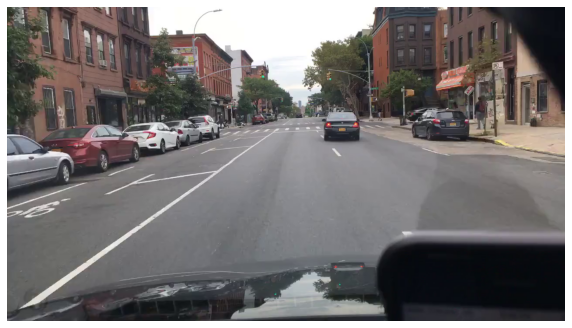
#> input picture test_image.png, 572 x 328 px
$ python draw2.py
#> lines starting #> are read from the running program, lines starting #| are printed output that depends on the picture
### polygon.py
import cv2 as cv
import numpy as np

from shapely.geometry import Polygon

class MyPolygon:
    def __init__(self, vertices, color=(0, 0, 255)):
        self.vertices = vertices
        self.color = color
        self.geometry_polygon = Polygon(vertices)

    def draw_polygon(self, img, alpha=0.6):
        overlay = img.copy() # Create a layer with perimeter

        # Quadrilateral perimeter
        cv.polylines(overlay, [self.vertices], isClosed=True, color=self.color, thickness=3)
        new_img = cv.addWeighted(overlay, alpha, img, 1 - alpha, 0)
        return new_img

    def fill_polygon(self, img, alpha=0.3):
        overlay = img.copy()   # Create a layer with filled area
        # Quadrilateral area
        cv.fillPoly(overlay, pts = [self.vertices], color=self.color)
        new_img = cv.addWeighted(overlay, alpha, img, 1 - alpha, 0)
        return new_img

    def intersection_percentage(self, polygon):
        p1 = self.geometry_polygon
        p2 = polygon.geometry_polygon
        percentage = 100*p1.intersection(p2).area / p1.area
        return percentage

### draw2.py
import cv2 as cv
import numpy as np
from polygon import *

def rescaleFrame(frame, scale = 0.75):

    height = int(frame.shape[0] * scale)
    width = int(frame.shape[1] * scale)

    dimensions = (width, height)

    return cv.resize(frame, dimensions, interpolation=cv.INTER_AREA)


img = cv.imread('test_image.png')
#> img is the input picture: shape (328, 572, 3); mean B, G, R 114.3, 114.4, 118.2


# Vertices of the quadrilateral
vertices1 = np.array([[13, 315],[10, 209],[134, 169],[225, 169]])
vertices2 = np.array([[13+100, 315],[10+100, 209],[134, 169],[225, 169]])

polygon1 = MyPolygon(vertices1,color=(0, 0, 255))
polygon2 = MyPolygon(vertices2,color=(0, 255, 0))

img2 = polygon1.draw_polygon(img)
img2 = polygon1.fill_polygon(img2)
#> in fill_polygon, `cv.fillPoly(overlay, pts = [self.vertices], color=self.color)`:
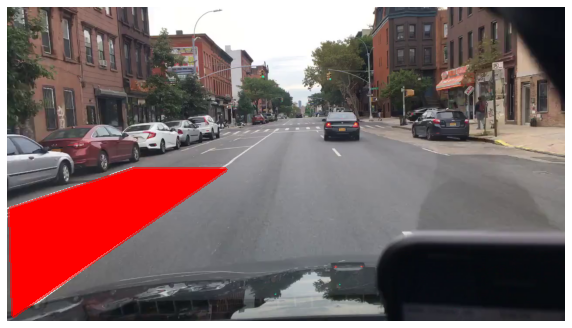
#> overlay: shape (328, 572, 3); mean B, G, R 105, 105, 128.2
#> in fill_polygon, `new_img = cv.addWeighted(overlay, alpha, img, 1 - alpha, 0)`:
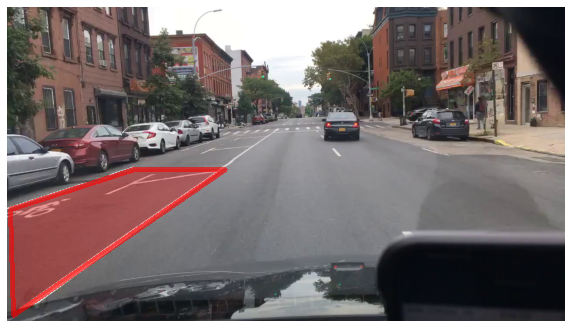
#> new_img: shape (328, 572, 3); mean B, G, R 110.5, 110.6, 121.9
img2 = polygon2.draw_polygon(img2)
img2 = polygon2.fill_polygon(img2)
#> call 2 of fill_polygon, with alpha = 0.3
#> in fill_polygon (call 2), `cv.fillPoly(overlay, pts = [self.vertices], color=self.color)`:
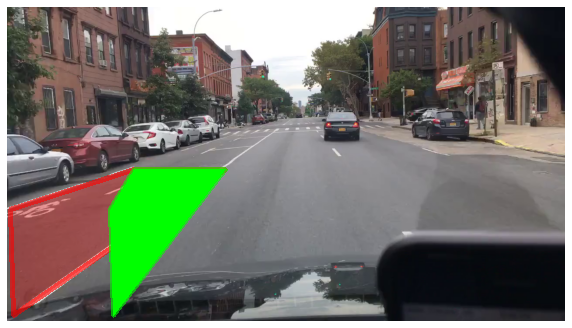
#> overlay: shape (328, 572, 3); mean B, G, R 106.1, 118, 115
#> in fill_polygon (call 2), `new_img = cv.addWeighted(overlay, alpha, img, 1 - alpha, 0)`:
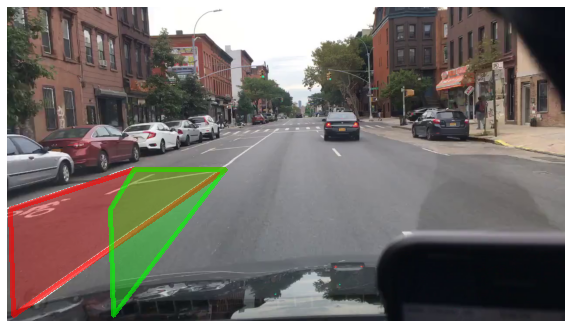
#> new_img: shape (328, 572, 3); mean B, G, R 108.8, 113.6, 119.2

final_img = img2
#final_img = rescaleFrame(final_img, scale=1.5)
print(polygon1.intersection_percentage(polygon2))
cv.imshow('test image', final_img)
cv.waitKey(0)

$ run again, with test_2.png copied over test_image.png
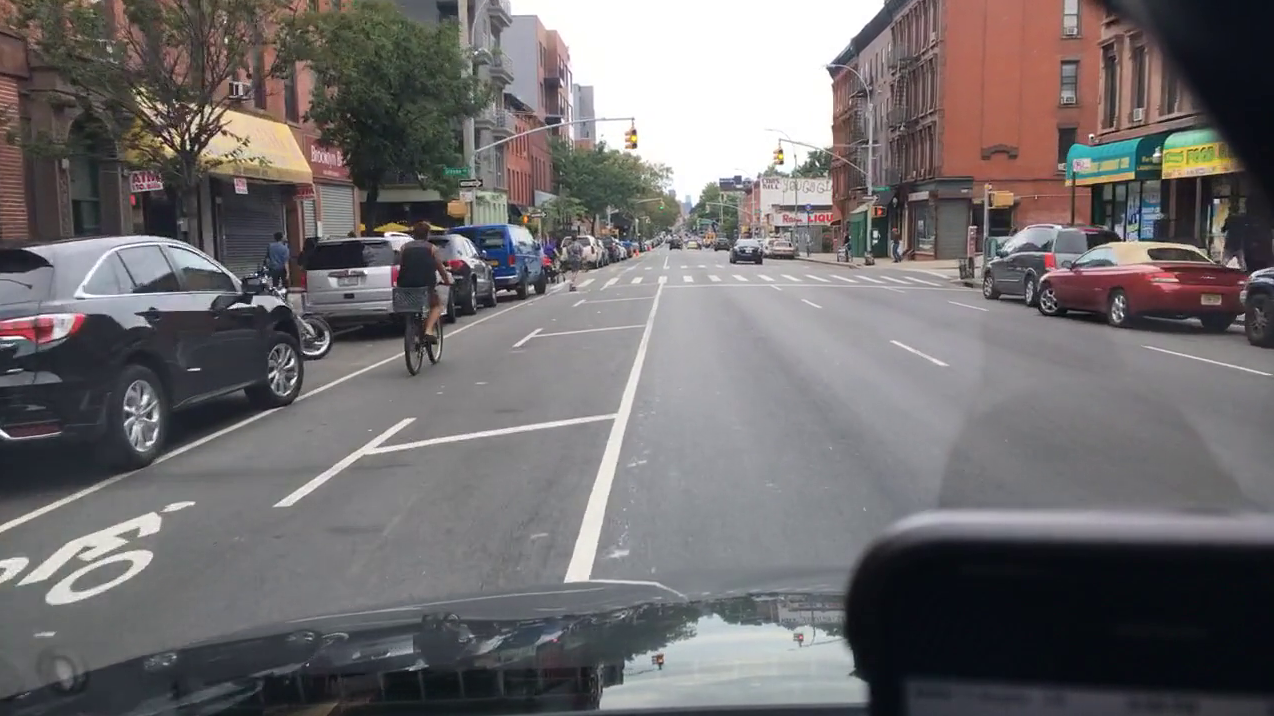
#> input picture test_2.png, 1274 x 716 px
#> img is the input picture: shape (716, 1274, 3); mean B, G, R 109.6, 108.4, 112
#> in fill_polygon (call 2), `cv.fillPoly(overlay, pts = [self.vertices], color=self.color)`:
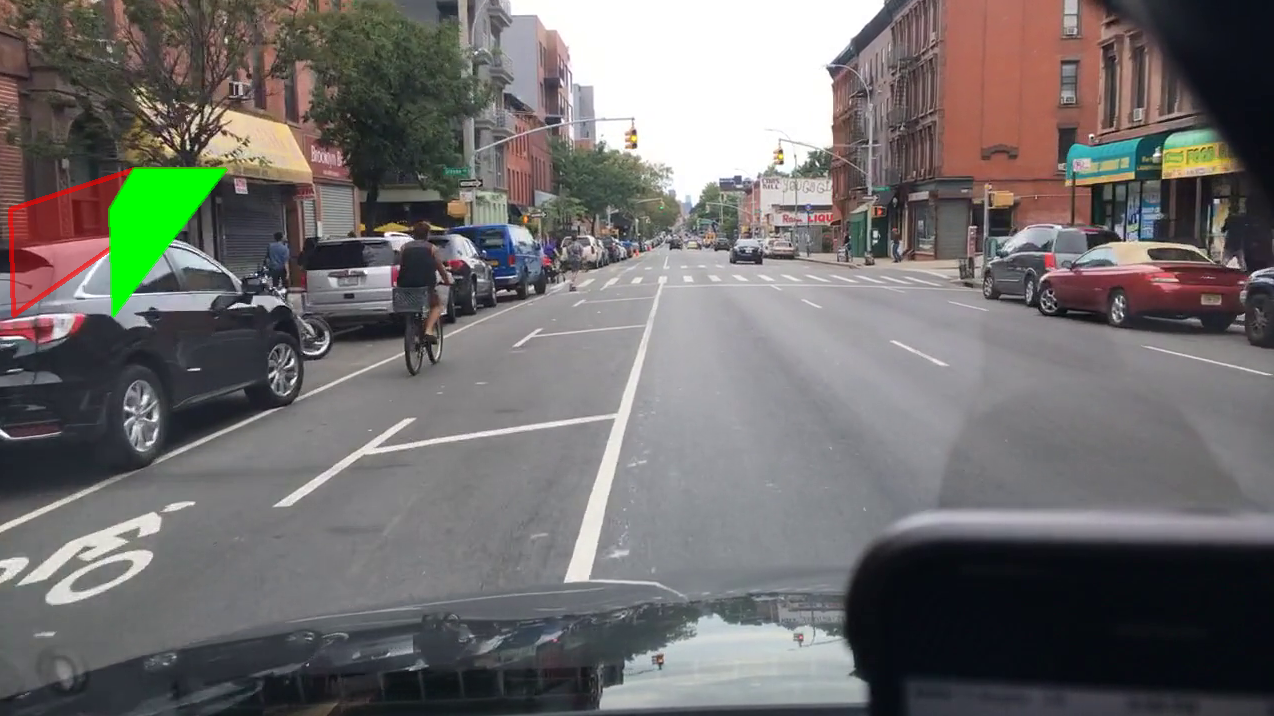
#> overlay: shape (716, 1274, 3); mean B, G, R 108.2, 109.6, 111.7
